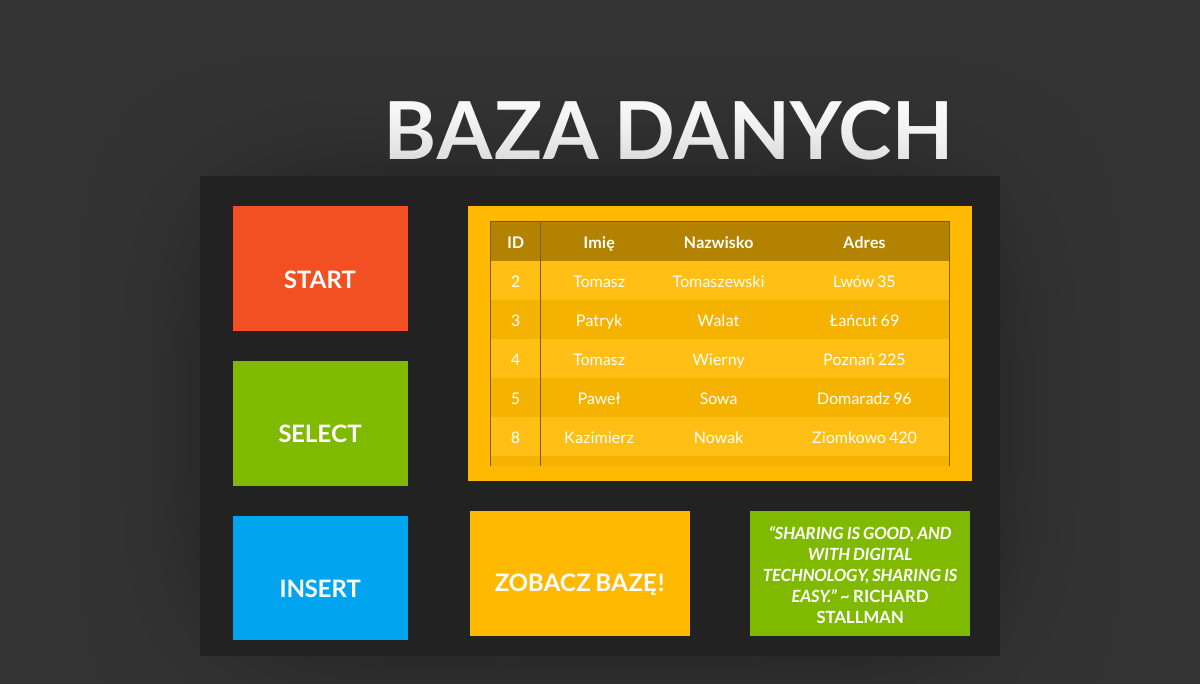
Page /baza.php on the committed database.
### tables this page shows
CREATE TABLE `tajne_dane` (
  `id` int(11) UNSIGNED NOT NULL,
  `imie` varchar(50) NOT NULL,
  `nazwisko` varchar(50) NOT NULL,
  `adres` varchar(30) NOT NULL
);

### baza.php (the view, shortened to what this page needs)
<!DOCTYPE html>
<html lang="pl">
<head>
    <link rel="stylesheet" href="main.css" />
</head>
<body>
    <h2>Baza danych</h2>
    <div class="container">
        <div class="lewy">
            <a href="index.php"><div class="first">Start</div></a>
            <a href="select.php"><div class="sec">Select</div></a>
            <a href="insert.php"><div class="thrd">Insert</div></a>
        </div>
        <div class="prawy">
            <div class="main" style="background-color: #ffb900;">
            <div class="tabcontainerbaza">
            <?php
            require_once 'connect.php';
            $polaczenie = @new mysqli($db_server, $db_user, $db_pass, $db_name);
            if($polaczenie->connect_errno != 0)
            {
                echo "Błąd: ".$polaczenie->connect_errno;
            } else {
                        $select = $polaczenie->query("SELECT id, imie, nazwisko, adres FROM tajne_dane");
                        $count = mysqli_num_rows($select);
                        if($count > 0)
                        {
                            echo "<table class='table1'>
                                <tr class='maintabbaza'>
                                    <th style='border-right: 1px solid #805d00;'>ID</th>
                                    <th>Imię</th>
                                    <th>Nazwisko</th>
                                    <th>Adres</th>
                                </tr>";
                            while($row = mysqli_fetch_assoc($select))
                            {
                            echo "<tr class='trbaza'>
                                    <td style='border-right: 1px solid #805d00;'>".$row['id']."</td>
                                    <td>".$row['imie']."</td>
                                    <td>".$row['nazwisko']."</td>
                                    <td>".$row['adres']."</td>
                                </tr>";
                            }
                            echo "</table><br />";
                        }
                }
            ?>
            </div>
            </div>
            <a href="baza.php"><div class="frd">Zobacz bazę!</div></a>
            <div class="fve" style="background-color: #7fba00; font-size: 105%"><i>“Sharing is good, and with digital technology, sharing is easy.”</i> ~ Richard Stallman</div>
        </div>
    </div>
</body>
</html>

### main.css (style rules this page uses)
* { box-sizing: border-box; font-family: 'Lato', sans-serif; }
html, body { height: 100%; width: 100%; margin: 0; background-color: #333; overflow: hidden; user-select: none; }
h2 { margin: 0 auto; position: relative; top: 10%; left: 32%; color: white; text-transform: uppercase; font-size: 500%; }
.container { max-width: 800px; height: 60%; background-color: #222; margin: 0 auto; position: relative; top: 10%; -webkit-box-shadow: 0px 0px 136px -42px rgba(0, 0, 0, 0.75); -moz-box-shadow: 0px 0px 136px -42px rgba(0, 0, 0, 0.75); box-shadow: 0px 0px 136px -42px rgba(0, 0, 0, 0.75); }
.lewy { width: 30%; height: 100%; float: left; }
.prawy { width: 70%; height: 100%; float: left; }
.first::before, .sec::before, .thrd::before, .selectb::before, .insertb::before, .baseb::before, .deleteb::before, .frd::before, .first::after, .sec::after, .thrd::after, .selectb::after, .insertb::after, .baseb::after, .deleteb::after, .frd::after, .first:hover::before, .sec:hover::before, .thrd:hover::before, .selectb:hover::before, .insertb:hover::before, .baseb:hover::before, .deleteb:hover::before, .frd:hover::before, .first:hover::after, .sec:hover::after, .thrd:hover::after, .selectb:hover::after, .insertb:hover::after, .baseb:hover::after, .deleteb:hover::after, .frd:hover::after { content: ''; position: absolute; transition: all 300ms ease; }
.first, .sec, .thrd, .frd, .fve { width: 175px; height: 26%; margin: 30px auto; text-align: center; color: white; text-transform: uppercase; font-weight: 700; padding-top: 24%; font-size: 150%; transition: all 300ms ease; }
.first::before, .sec::before, .thrd::before, .selectb::before, .insertb::before, .baseb::before, .deleteb::before, .frd::before { left: 0px; bottom: 0px; height: 0; width: 100%; transform: skewX(45deg); }
.first::after, .sec::after, .thrd::after, .selectb::after, .insertb::after, .baseb::after, .deleteb::after, .frd::after { right: 0px; top: 0px; height: 100%; width: 0; transform: skewY(45deg); }
.first { background-color: #f25022; }
.first::before { background-color: #a42c0a; }
.first::after { background-color: #d5390d; }
.sec { background-color: #7fba00; }
.sec::before { background-color: #395400; }
.sec::after { background-color: #5c8700; }
.thrd { background-color: #00a4ef; }
.thrd::before { background-color: #005e89; }
.thrd::after { background-color: #0081bc; }
.main { width: 90%; height: 57.3%; margin: 30px auto; color: white; font-size: 200%; padding: 15px; text-align: justify; }
.frd { background-color: #ffb900; float: left; margin: 0 30px; width: 220px; padding-top: 10%; background-color: #ffb900; }
.frd::before { background-color: #996f00; }
.frd::after { background-color: #cc9400; }
.fve { float: left; background-color: #00a4ef; margin: 0 30px; width: 220px; padding: 2% 1%; font-size: 110%; }
a { color: white; text-decoration: none; }
.tabcontainer, .tabcontainerbaza { width: 100%; height: 68%; overflow: auto; font-size: 50%; margin: 0 auto; text-align: center; }
.tabcontainerbaza { height: 100%; }
table, .table1 { border-collapse: collapse; margin: 0 auto; text-align: center; }
table { border: 1px #283b00 solid; }
.table1 { border: 1px #805d00 solid; width: 97%; }
.maintabbaza { background-color: #b38200 !important; }
tr { background-color: #78b000; transition: all 200ms ease; }
tr:nth-child(even) { background-color: #8dce00; }
.trbaza { background-color: #f5b200; transition: all 200ms ease; }
.trbaza:nth-child(even) { background-color: #ffbf14; }
td, th { padding: 10px 15px; }

### rows in the picture
tajne_dane: id "2", imie "Tomasz", nazwisko "Tomaszewski", adres "Lwów 35"
tajne_dane: id "3", imie "Patryk", nazwisko "Walat", adres "Łańcut 69"
tajne_dane: id "4", imie "Tomasz", nazwisko "Wierny", adres "Poznań 225"
tajne_dane: id "5", imie "Paweł", nazwisko "Sowa", adres "Domaradz 96"
tajne_dane: id "8", imie "Kazimierz", nazwisko "Nowak", adres "Ziomkowo 420"
